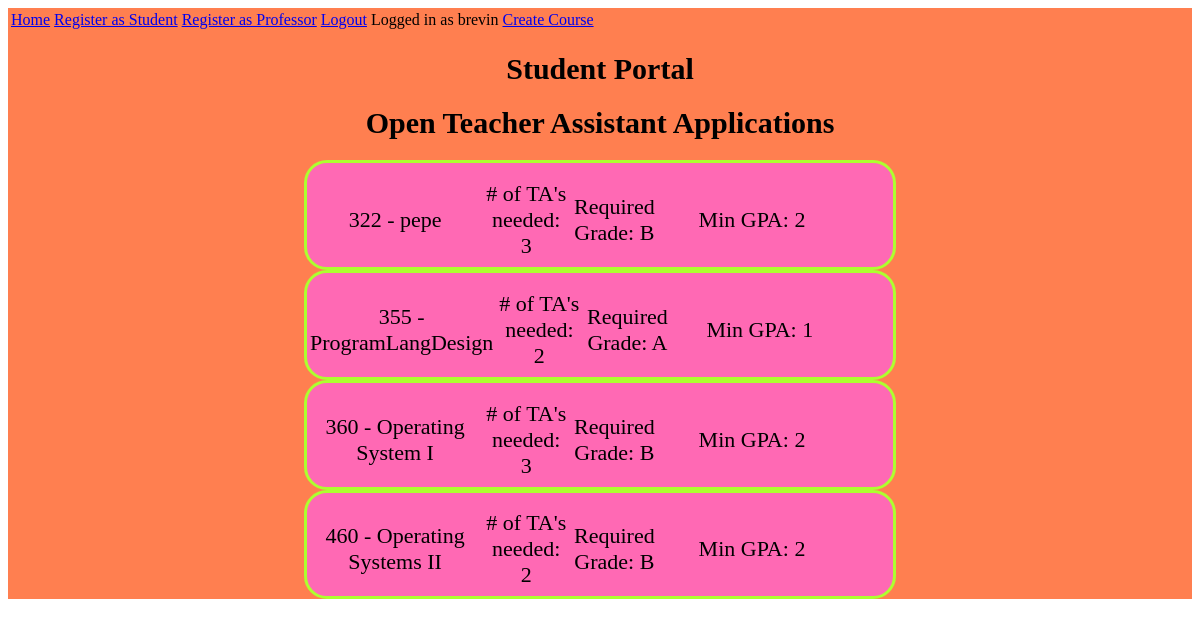
/index (signed in), run on the app's committed database.
### app/models.py (models this page shows, shortened)
class Student(UserMixin, db.Model):
    id = db.Column(db.Integer, primary_key=True)
    username = db.Column(db.String(32), unique=True)
    password_hash = db.Column(db.String(128))
    firstname = db.Column(db.String(64))
    lastname = db.Column(db.String(64))
    wsuid = db.Column(db.String(8), unique=True)
    email = db.Column(db.String(120), index=True, unique=True)
    phone = db.Column(db.String(10), unique=True)
    major = db.Column(db.Integer)
    c_gpa = db.Column(db.Float)
    grad_date = db.Column(db.String(32))
    pendingapps = db.relationship ('Course', secondary = applied,
                            primaryjoin=(applied.c.studentid == id),
                            backref=db.backref('applied', lazy='dynamic'), lazy='dynamic')

class Course(db.Model):
    id = db.Column(db.Integer, primary_key=True)
    coursenum = db.Column(db.String(3))
    title = db.Column(db.String(150))
    num_ta = db.Column(db.Integer, default = 1)
    min_gpa = db.Column(db.Float)
    min_grade = db.Column(db.Integer)
    ta_apps = db.relationship ('Student', secondary = applied,
                            primaryjoin=(applied.c.courseid == id),
                            backref=db.backref('applied', lazy='dynamic'), lazy='dynamic')

### app/routes.py (the view)
@app.route('/', methods=['GET'])
@app.route('/index', methods=['GET'])
@login_required
def index():
    courses = Course.query.order_by(Course.coursenum).all()
    return render_template('studentInterface.html', courses=courses)

### app/models.py (called while the page is built)
@login.user_loader
def load_user(id):
    return Student.query.get(int(id))

### app/templates/studentInterface.html
{% extends "base.html" %}
{% block content %}
    <h1 class="si">Student Portal</h1>
    <h1 class="si">Open Teacher Assistant Applications</h1>
    {% for course in courses %}
        {% include '_course.html' %}
    {% endfor %}
{% endblock %}

### app/templates/base.html (shortened to what this page needs)
<html>
    <head>
    <link href="{{ url_for('static', filename='css/main.css') }}" rel="stylesheet">
    </head>
<body>
  <div class = "nav-container">
      <table>
        <td><a href="{{ url_for('index') }}" class="button">Home</a></td>
        <td><a href="{{ url_for('studregister') }}" class="button">Register as Student</a></td>
        <td><a href="{{ url_for('profregister') }}" class="button">Register as Professor</a></td>
        {% if current_user.is_anonymous %}
            <td><a href="{{ url_for('login') }}" class = "button"> Login </a></td>
        {% else %}
            <td><a href="{{ url_for('logout') }}" class = "button"> Logout </a></td>
            <td>Logged in as {{ current_user.username }} </td>
        {% endif %}
        <td><a href="{{ url_for('createclass') }}" class = "button"> Create Course </a></td>
        </table>
      {% block content %} {% endblock %}
  </div>
</body>
</html>

### app/templates/_course.html (shortened to what this page needs)
<table class="coursetable" padding="2px">
    <tr>
        <td width="30%">{{ course.coursenum }} - {{ course.title }}</td>
            <td width="15%"># of TA's needed: {{ course.num_ta }}</td>
            <td width="15%">Required Grade: {% if course.min_grade == 1 %}
                                            {{ 'A' }}
                                            {% endif %}
                                            {% if course.min_grade == 2 %}
                                            {{ 'B' }}
                                            {% endif %}
            </td>
            <td width="15">Min GPA: {{ course.min_grade }} </td>
            <td width="10">
            </td>
        </tr>
    </table>

### app/static/css/main.css (style rules this page uses)
.nav-container { background-color: #FF7F50; }
.coursetable { text-align : center; border : 1px black solid; width : 50%; position: center; height : 14%; font-size : 22px; border: 3px solid greenyellow; background-color: hotpink; border-radius: 23px; padding-top : 10px; margin-left: auto; margin-right: auto; }
.si { margin-left: auto; margin-right: auto; font-size: 30px; text-align: center; }

### data on the page
Student: username "brevin"
Course: coursenum "322", title "pepe", num_ta "3", value "B", min_grade "2"
Course: coursenum "355", title "ProgramLangDesign", num_ta "2", value "A", min_grade "1"
Course: coursenum "360", title "Operating System I", num_ta "3", value "B", min_grade "2"
Course: coursenum "460", title "Operating Systems II", num_ta "2", value "B", min_grade "2"
